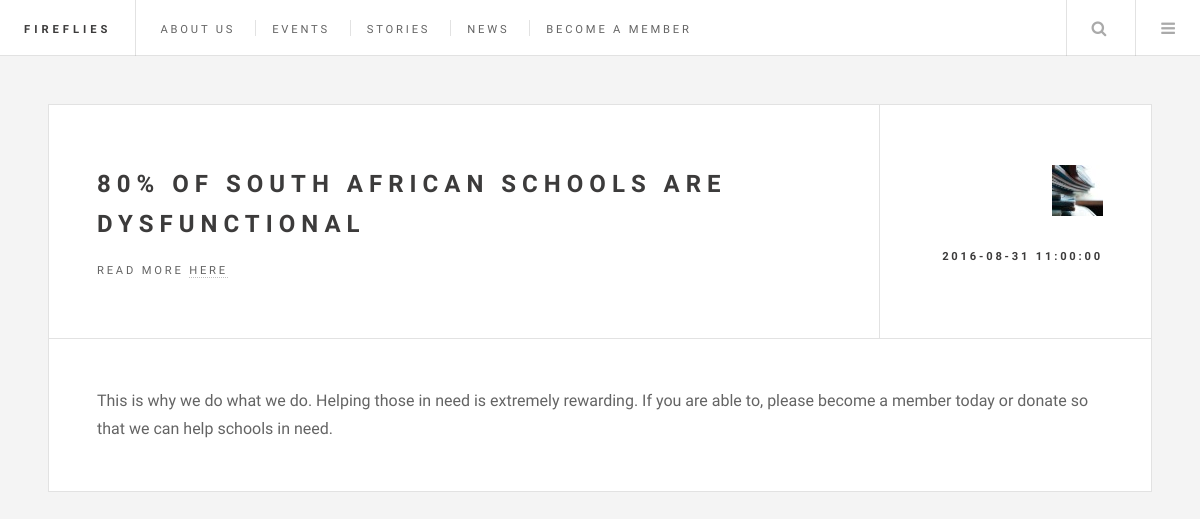
Page /pages/news.php on the committed database.
### tables this page shows
CREATE TABLE IF NOT EXISTS `news` (
  `id` int(11) NOT NULL AUTO_INCREMENT,
  `title` text NOT NULL,
  `news` text NOT NULL,
  `image` text NOT NULL,
  `date` datetime NOT NULL,
  `link` text NOT NULL,
  `postedBy` int(11) NOT NULL,
  PRIMARY KEY (`id`)
);

### pages/news.php (the view, shortened to what this page needs)
<?php
	include 'dbconfig.php';
?>
<!DOCTYPE HTML>
<html>
	<head>
		<link rel="stylesheet" href="../assets/css/main.css"/>
	</head>
	<body>
		<div id="wrapper">
			<header id="header">
				<h1><a href="../index.php">Fireflies</a></h1>
				<nav class="links">
					<ul>
						<li><a href="about.php">About us</a></li>
						<li><a href="events.php">Events</a></li>
						<li><a href="stories.php">Stories</a></li>
						<li><a href="news.php">News</a></li>
						<?php
							if(isset($_SESSION['sessionId']))
							{
								$uid=$_SESSION['userId'];
								$sql = "SELECT admin FROM members WHERE id='$uid'";
								$result = mysqli_query($conn, $sql);
								$admin = false;
								while($row = $result->fetch_assoc())
								{
									$admin = $row["admin"];
								}
								if($admin)
								{
									echo'<li><a href="admin.php">Admin</a></li>';
								}
								echo'<li><a href="logout.php">Logout</a></li>';
							}
							else
							{
								echo'<li><a href="signup.php">Become a Member</a></li>';
							}
						?>
					</ul>
				</nav>
				<nav class="main">
					<ul>
						<li class="search">
							<a class="fa-search" href="#search">Search</a>
						</li>
						<li class="menu">
							<a class="fa-bars" href="#menu">Menu</a>
						</li>
					</ul>
				</nav>
			</header>
			<div id="main">
				<?php
					$sql = "SELECT * FROM news ORDER BY id DESC";
					$test = $conn->query($sql);
					while($row = $test->fetch_assoc())
					{
						$title = $row['title'];
						$news = $row['news'];
						$date = $row['date'];
						$link = $row['link'];
						$image = $row['image'];
						echo '<article class="post">';
						echo '<header>';
						echo '<div class="title">';
						echo '<h2>' . $title . '</h2>';
						if($link != "")
						{
							echo '<p>Read more <a href="' . $link . '">here</a></p>';
						}
						echo '</div>';
						echo '<div class="meta">';
						echo '<span class="image"><img src="../' . $image . '" alt="" /></span>';
						echo '<time class="published" datetime="' . $date . '">' . $date . '</time>';
						echo '</div>';
						echo '</header>';
						echo '<p>' . $news . '</p>';
						echo '</article>';
					}
				?>
			</div>
	</body>
</html>

### rows in the picture
news: title "80% OF SOUTH AFRICAN SCHOOLS ARE DYSFUNCTIONAL", image (picture), date "2016-08-31 11:00:00", news "This is why we do what we do. Helping those in need is extremely rewarding. If you are able to, please become a member today or donate so that we can help schools in need."
